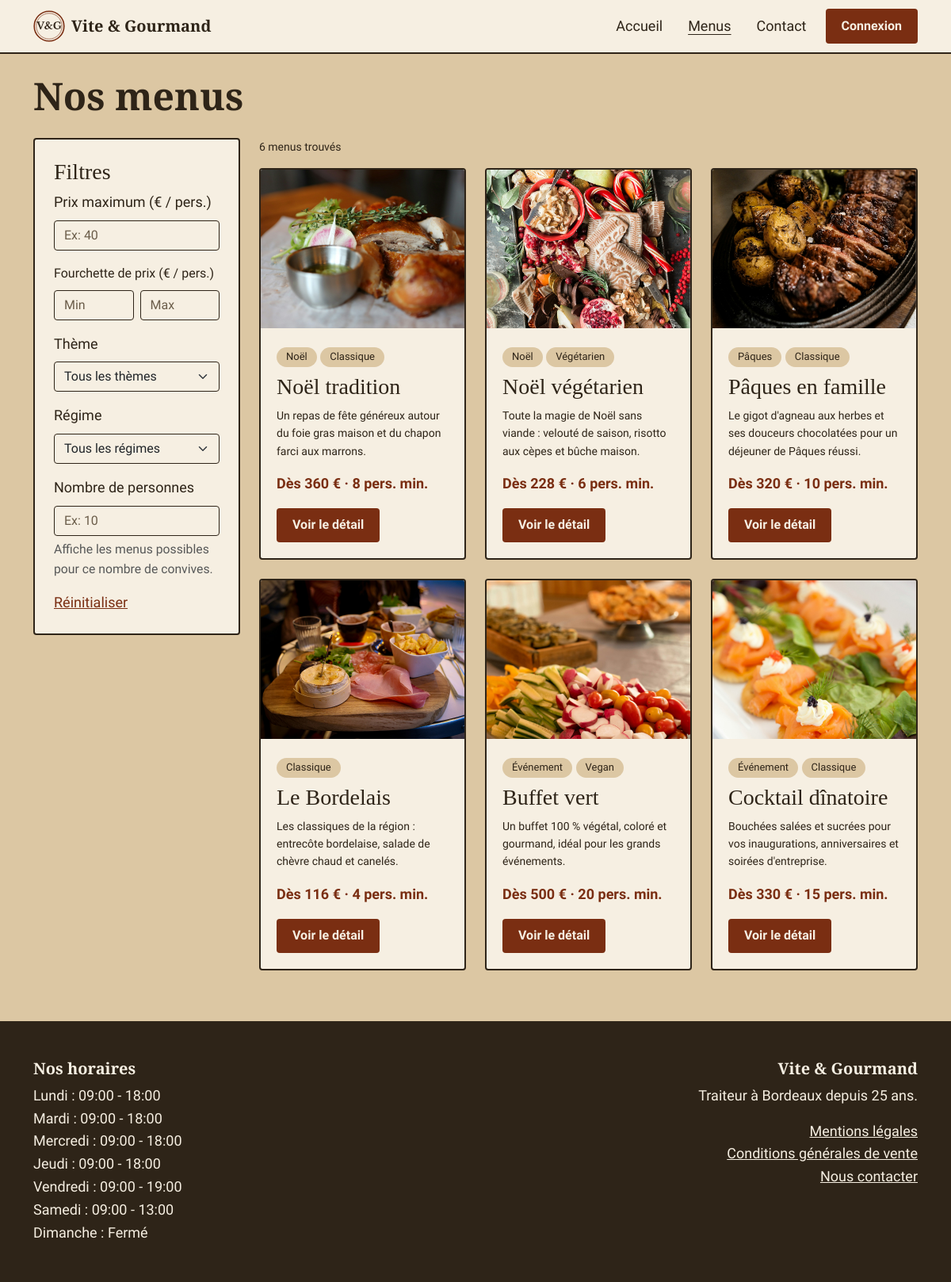
Page /menus on the committed database.
### tables this page shows
CREATE TABLE menu (
  menu_id                 INT AUTO_INCREMENT PRIMARY KEY,
  titre                   VARCHAR(100)  NOT NULL,
  description             TEXT          NOT NULL,
  nombre_personne_minimum INT           NOT NULL,
  prix_par_personne       DECIMAL(8,2)  NOT NULL,
  conditions_menu         TEXT          NULL,
  quantite_restante       INT           NOT NULL DEFAULT 0,
  theme_id                INT           NOT NULL,
  regime_id               INT           NOT NULL,
  CONSTRAINT chk_menu_min   CHECK (nombre_personne_minimum > 0),
  CONSTRAINT chk_menu_prix  CHECK (prix_par_personne >= 0),
  CONSTRAINT chk_menu_stock CHECK (quantite_restante >= 0),
  CONSTRAINT fk_menu_theme  FOREIGN KEY (theme_id)  REFERENCES theme(theme_id),
  CONSTRAINT fk_menu_regime FOREIGN KEY (regime_id) REFERENCES regime(regime_id)
);

CREATE TABLE menu_image (
  image_id          INT AUTO_INCREMENT PRIMARY KEY,
  menu_id           INT          NOT NULL,
  chemin            VARCHAR(255) NOT NULL,
  texte_alternatif  VARCHAR(255) NOT NULL,    
  ordre             INT          NOT NULL DEFAULT 1,
  CONSTRAINT fk_image_menu FOREIGN KEY (menu_id) REFERENCES menu(menu_id) ON DELETE CASCADE
);

CREATE TABLE theme (
  theme_id INT AUTO_INCREMENT PRIMARY KEY,
  libelle  VARCHAR(50) NOT NULL UNIQUE
);

CREATE TABLE regime (
  regime_id INT AUTO_INCREMENT PRIMARY KEY,
  libelle   VARCHAR(50) NOT NULL UNIQUE
);

CREATE TABLE horaire (
  horaire_id      INT AUTO_INCREMENT PRIMARY KEY,
  jour            VARCHAR(10) NOT NULL UNIQUE,
  heure_ouverture TIME NULL,    
  heure_fermeture TIME NULL
);

### src/Core/View.php (called while the page is built, shortened)
<?php
class View
{
    public static function render(string $vue, array $donnees = []): void
    {
        extract($donnees);
        require dirname(__DIR__, 2) . '/views/' . $vue . '.php';
        $contenu = ob_get_clean();
        $horaires = Horaire::tous();
        require dirname(__DIR__, 2) . '/views/layout.php';
    }
}

### src/Controllers/MenuController.php (called while the page is built, shortened)
<?php
class MenuController
{
    public function index(): void
    {
        $filtres = $this->lireFiltres();
        View:: render('menus/index', [
            'titre' => 'Nos menus',
            'menus' => Menu::rechercher($filtres),
            'themes' => Theme::tous(),
            'regimes' => Regime::tous(),
            'filtres' => $filtres,
        ]);
    }
    private function lireFiltres(): array
    {
        $lire = function (string $cle, bool $decimal = false): int|float|null {
            $valeur = isset($_GET[$cle]) && is_string($_GET[$cle]) ? trim($_GET[$cle]) : '';
            $valeur = str_replace(',', '.', $valeur);
            if ($valeur === '' || !is_numeric($valeur) || $valeur < 0) {
                return null;
            }
            return $decimal ? (float) $valeur : (int) $valeur;
        };
        return [
            'prix_max' => $lire('prix_max', true),
            'fourchette_min' => $lire('fourchette_min', true),
            'fourchette_max' => $lire('fourchette_max', true),
            'theme' => $lire('theme'),
            'regime' => $lire('regime'),
            'personnes' => $lire('personnes'),
        ];
    }
}

### src/Core/Router.php (called while the page is built, shortened)
<?php
class Router
{
    private array $routes = ['GET' => [], 'POST' => []];
    public function get(string $chemin, array $action): void
    {
        $this->routes['GET'][$chemin] = $action;
    }
    public function post(string $chemin, array $action): void
    {
        $this->routes['POST'][$chemin] = $action;
    }
    public function dispatch(string $uri, string $methode): void
    {
        $chemin = parse_url($uri, PHP_URL_PATH) ?: '/';
        if ($chemin !== '/') {
            $chemin = rtrim($chemin, '/');
        }
        $action = $this->routes[$methode][$chemin] ?? null;
        [$classe, $methodeControleur] = $action;
        (new $classe())->$methodeControleur();
    }
}

### public/index.php (called while the page is built, shortened)
<?php
$router = new Router();
$router->get('/', [HomeController::class, 'index']);
$router->get('/menus', [MenuController::class, 'index']);
$router->get('/mentions-legales', [PageController::class, 'mentionsLegales']);
$router->get('/cgv', [PageController::class, 'cgv']);
$router->get('/contact', [ContactController::class, 'formulaire']);
$router->post('/contact', [ContactController::class, 'envoyer']);
$router->get('/api/menus', [MenuController::class, 'api']);
$router->get('/menu', [MenuController::class, 'detail']);
$router->get('/inscription', [AuthController::class, 'inscription']);
$router->post('/inscription', [AuthController::class, 'inscrire']);
$router->get('/connexion', [AuthController::class, 'connexion']);
$router->post('/connexion', [AuthController::class, 'connecter']);
$router->post('/deconnexion', [AuthController::class, 'deconnecter']);
$router->get('/mot-de-passe-oublie', [AuthController::class, 'motDePasseOublie']);
$router->post('/mot-de-passe-oublie', [AuthController::class, 'envoyerLien']);
$router->get('/reinitialiser', [AuthController::class, 'reinitialisation']);
$router->post('/reinitialiser', [AuthController::class, 'reinitialiser']);
$router->get('/commande', [CommandeController::class, 'formulaire']);
$router->post('/commande', [CommandeController::class, 'verifier']);
$router->get('/commande/recapitulatif', [CommandeController::class, 'recapitulatif']);
$router->post('/commande/confirmer', [CommandeController::class, 'confirmer']);
$router->get('/mon-compte/commandes', [CommandeController::class, 'mesCommandes']);
$router->get('/mon-compte/commande', [CommandeController::class, 'suivi']);
$router->get('/mon-compte/commande/modifier', [CommandeController::class, 'modifier']);
$router->post('/mon-compte/commande/annuler', [CommandeController::class, 'annuler']);
$router->post('/mon-compte/avis', [AvisController::class, 'deposer']);
$router->get('/mon-compte/profil', [ProfilController::class, 'afficher']);
$router->post('/mon-compte/profil', [ProfilController::class, 'enregistrer']);
$router->dispatch($_SERVER['REQUEST_URI'], $_SERVER['REQUEST_METHOD']);

### src/Core/Database.php (called while the page is built, shortened)
<?php
class Database
{
    private static ?PDO $pdo = null;
    public static function get(): PDO
    {
        if (self::$pdo === null) {
            $dsn = sprintf(
                'mysql:host=%s;dbname=%s;charset=utf8mb4',
                $_ENV['DB_HOST'],
                $_ENV['DB_NAME']
            );
            self::$pdo = new PDO($dsn, $_ENV['DB_USER'], $_ENV['DB_PASS'], [
                PDO::ATTR_ERRMODE            => PDO::ERRMODE_EXCEPTION,
                PDO::ATTR_DEFAULT_FETCH_MODE => PDO::FETCH_ASSOC,
                PDO::ATTR_EMULATE_PREPARES   => false,
                PDO::MYSQL_ATTR_INIT_COMMAND => "SET sql_mode = 'STRICT_ALL_TABLES'",
            ]);
        }
        return self::$pdo;
    }
}

### src/Models/Menu.php (called while the page is built, shortened)
<?php
class Menu
{
    public static function rechercher(array $filtres): array
    {
        $sql = "SELECT m.menu_id, m.titre, m.description, m.nombre_personne_minimum, m.prix_par_personne,
                        t.libelle AS theme, r.libelle AS regime,
                        i.chemin AS image, i.texte_alternatif AS image_alt
                FROM menu m
                JOIN theme t ON t.theme_id = m.theme_id
                JOIN regime r ON r.regime_id = m.regime_id
                LEFT JOIN menu_image i ON i.menu_id = m.menu_id AND i.ordre = 1
                WHERE 1 = 1";
        $parametres = [];
        $sql .= ' ORDER BY m.menu_id';
        $requete = Database::get()->prepare($sql);
        $requete->execute($parametres);
        return $requete->fetchAll();
    }
}

### src/Core/helpers.php (called while the page is built, shortened)
<?php
function e(?string $valeur): string
{
    return htmlspecialchars($valeur ?? '', ENT_QUOTES, 'UTF-8');
}
function utilisateur(): ?array
{
    return $_SESSION['utilisateur'] ?? null;
}

### src/Models/Horaire.php (called while the page is built, shortened)
<?php
class Horaire
{
    public static function tous(): array
    {
        return Database::get()
            ->query('SELECT jour, heure_ouverture, heure_fermeture FROM horaire ORDER BY horaire_id')
            ->fetchAll();
    }
}

### views/menus/_cartes.php (the view, shortened to what this page needs)
<?php foreach ($menus as $menu): ?>
    <div class="col-md-6 col-lg-4">
        <article class="carte carte-menu">
            <?php if ($menu['image']): ?>
                <img class="carte-menu__photo" src="/<?= e($menu['image']) ?>" alt="<?= e($menu['image_alt']) ?>" width="400" height="200" loading="lazy">
            <?php endif; ?>
            <div class="carte-menu__corps">
                <p class="mb-2">
                    <span class="badge-kraft"><?= e($menu['theme']) ?></span>
                    <?php if ($menu['regime'] !== $menu['theme']): ?>
                        <span class="badge-kraft"><?= e($menu['regime']) ?></span>
                    <?php endif; ?>
                </p>
                <h2 class="h3"><?= e($menu['titre']) ?></h2>
                <p class="petit"><?= e($menu['description']) ?></p>
                <p class="prix">
                    Dès <?= number_format($menu['prix_par_personne'] * $menu['nombre_personne_minimum'], 0, ',', ' ') ?> €
                    <span class="text-nowrap">· <?= (int) $menu['nombre_personne_minimum'] ?> pers. min.</span>
                </p>
                <a class="btn btn-brique mt-auto align-self-start" href="/menu?id=<?= (int) $menu['menu_id'] ?>">
                    Voir le détail<span class="visually-hidden"> du menu <?= e($menu['titre']) ?></span>
                </a>
            </div>
        </article>
    </div>
<?php endforeach; ?>

### views/layout.php (shortened to what this page needs)
<?php
$chemin = parse_url($_SERVER['REQUEST_URI'], PHP_URL_PATH);
?>
<!DOCTYPE html>
<html lang="fr">
<head>
    <link href="https://cdn.jsdelivr.net/npm/bootstrap@5.3.3/dist/css/bootstrap.min.css" rel="stylesheet">
    <link href="/assets/css/style.css" rel="stylesheet">
</head>
<body class="d-flex flex-column min-vh-100">
<header class="entete">
    <nav class="navbar navbar-expand-md" aria-label="Navigation principale">
        <div class="container">
            <a class="navbar-brand marque" href="/">
                <img src="/assets/img/logo.svg" alt="" width="40" height="40">
                Vite &amp; Gourmand
            </a>
            <div class="collapse navbar-collapse justify-content-end" id="menuPrincipal">
                <ul class="navbar-nav align-items-md-center gap-md-3">
                    <li class="nav-item">
                        <a class="nav-link" href="/" <?= $chemin === '/' ? 'aria-current="page"' : '' ?>>Accueil</a>
                    </li>
                    <li class="nav-item">
                        <a class="nav-link" href="/menus" <?= str_starts_with($chemin, '/menu') ? 'aria-current="page"' : '' ?>>Menus</a>
                    </li>
                    <li class="nav-item">
                        <a class="nav-link" href="/contact" <?= $chemin === '/contact' ? 'aria-current="page"' : '' ?>>Contact</a>
                    </li>
                    <?php if (utilisateur()): ?>
                        <li class="nav-item">
                            <a class="nav-link" href="/mon-compte/commandes" <?= str_starts_with($chemin, '/mon-compte/commande') ? 'aria-current="page"' : '' ?>>Mes commandes </a>
                        </li>
                        <li class="nav-item">
                            <a class="nav-link" href="/mon-compte/profil" <?= $chemin === '/mon-compte/profil' ? 'aria-current="page"' : '' ?>>
                                Mon profil<span class="visually-hidden"> (<?= e(utilisateur()['prenom']) ?>)</span>
                            </a>
                        </li>
                        <li class="nav-item">
                            <form method="post" action="/deconnexion">
                                <?= csrf_champ() ?>
                                <button class="btn btn-brique" type="submit">Déconnexion</button>
                            </form>
                        </li>
                    <?php else: ?>
                        <li class="nav-item">
                            <a class="btn btn-brique" href="/connexion">Connexion</a>
                        </li>
                    <?php endif; ?>
                </ul>
            </div>
        </div>
    </nav>
</header>
<main id="contenu" class="flex-grow-1">
        <?= $contenu ?>
</main>
<footer class="pied">
    <div class="container">
        <div class="row g-4">
            <div class="col-md-6">
                <h2>Nos horaires</h2>
                <ul class="list-unstyled mb-0">
                    <?php foreach ($horaires as $horaire): ?>
                        <li>
                            <?= e($horaire['jour']) ?> :
                            <?php if ($horaire['heure_ouverture'] === null): ?>
                                Fermé
                            <?php else: ?>
                                <?= e(substr($horaire['heure_ouverture'], 0, 5)) ?> - <?= e(substr($horaire['heure_fermeture'], 0, 5)) ?>
                                <?php endif; ?>
                        </li>
                    <?php endforeach; ?>
                </ul>
            </div>
            <div class="col-md-6 text-md-end">
                <h2>Vite &amp; Gourmand</h2>
                <p>Traiteur à Bordeaux depuis 25 ans.</p>
                <ul class="list-unstyled">
                    <li><a href="/mentions-legales">Mentions légales</a></li>
                    <li><a href="/cgv">Conditions générales de vente</a></li>
                    <li><a href="/contact">Nous contacter</a></li>
                </ul>
            </div>
        </div>
    </div>
</footer>
</body>
</html>

### rows in the picture
menu: menu_image.chemin (picture), theme.libelle "Noël", regime.libelle "Classique", titre "Noël tradition", description "Un repas de fête généreux autour du foie gras maison et du chapon farci aux marrons.", $menu['prix_par_personne'] * $menu['nombre_personne_minimum'] "360", nombre_personne_minimum "8"
menu: menu_image.chemin (picture), theme.libelle "Noël", regime.libelle "Végétarien", titre "Noël végétarien", description "Toute la magie de Noël sans viande : velouté de saison, risotto aux cèpes et bûche maison.", $menu['prix_par_personne'] * $menu['nombre_personne_minimum'] "228", nombre_personne_minimum "6"
menu: menu_image.chemin (picture), theme.libelle "Pâques", regime.libelle "Classique", titre "Pâques en famille", description "Le gigot d'agneau aux herbes et ses douceurs chocolatées pour un déjeuner de Pâques réussi.", $menu['prix_par_personne'] * $menu['nombre_personne_minimum'] "320", nombre_personne_minimum "10"
menu: menu_image.chemin (picture), theme.libelle "Classique", titre "Le Bordelais", description "Les classiques de la région : entrecôte bordelaise, salade de chèvre chaud et canelés.", $menu['prix_par_personne'] * $menu['nombre_personne_minimum'] "116", nombre_personne_minimum "4"
menu: menu_image.chemin (picture), theme.libelle "Événement", regime.libelle "Vegan", titre "Buffet vert", description "Un buffet 100 % végétal, coloré et gourmand, idéal pour les grands événements.", $menu['prix_par_personne'] * $menu['nombre_personne_minimum'] "500", nombre_personne_minimum "20"
menu: menu_image.chemin (picture), theme.libelle "Événement", regime.libelle "Classique", titre "Cocktail dînatoire", description "Bouchées salées et sucrées pour vos inaugurations, anniversaires et soirées d'entreprise.", $menu['prix_par_personne'] * $menu['nombre_personne_minimum'] "330", nombre_personne_minimum "15"
horaire: jour "Lundi", heure_ouverture "09:00", heure_fermeture "18:00"
horaire: jour "Mardi", heure_ouverture "09:00", heure_fermeture "18:00"
horaire: jour "Mercredi", heure_ouverture "09:00", heure_fermeture "18:00"
horaire: jour "Jeudi", heure_ouverture "09:00", heure_fermeture "18:00"
horaire: jour "Vendredi", heure_ouverture "09:00", heure_fermeture "19:00"
horaire: jour "Samedi", heure_ouverture "09:00", heure_fermeture "13:00"
horaire: jour "Dimanche", shows "Fermé"

### other values in the picture
$nb "6"
